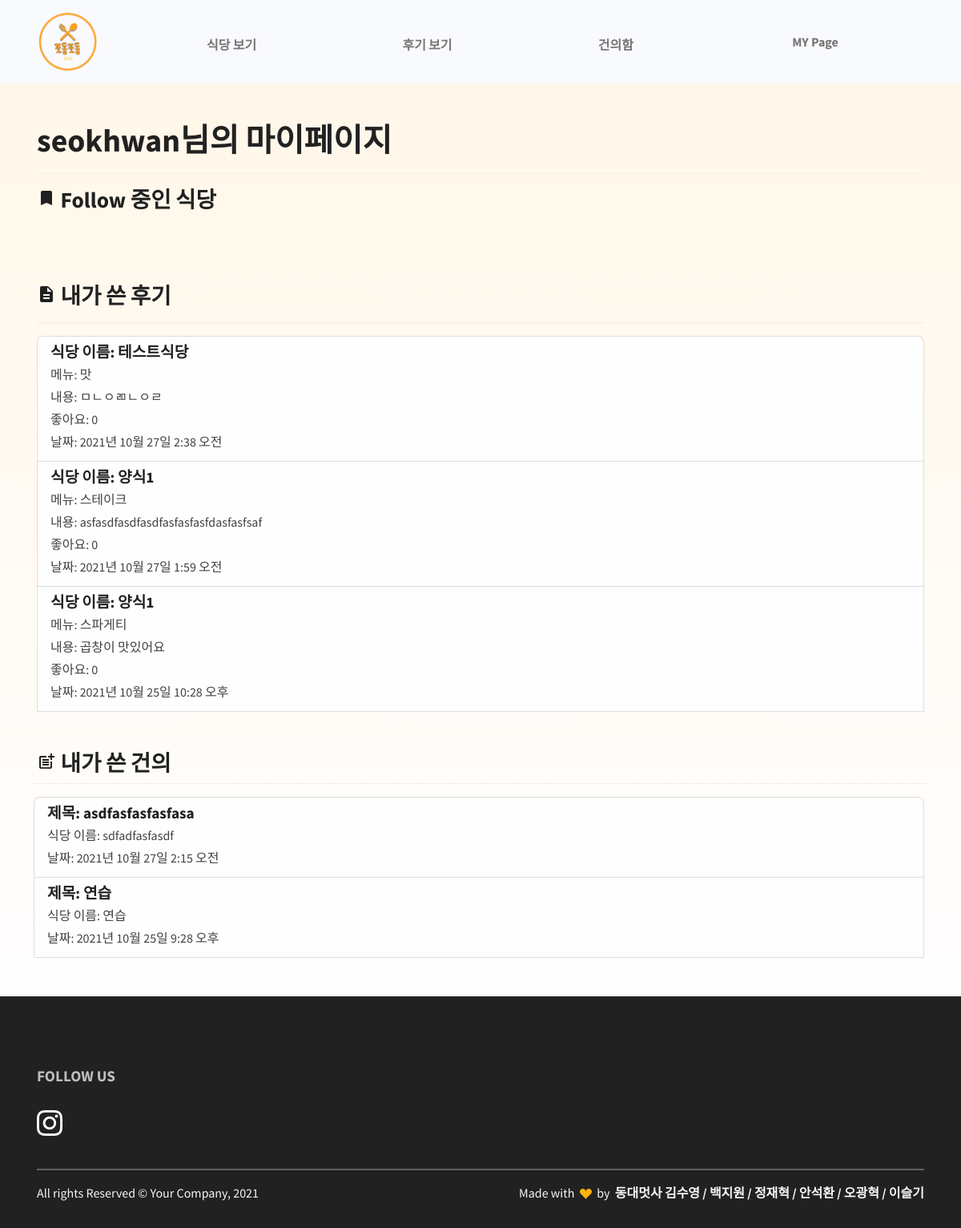
The page /users/8/mypage/ (signed in) on the database as committed earlier.
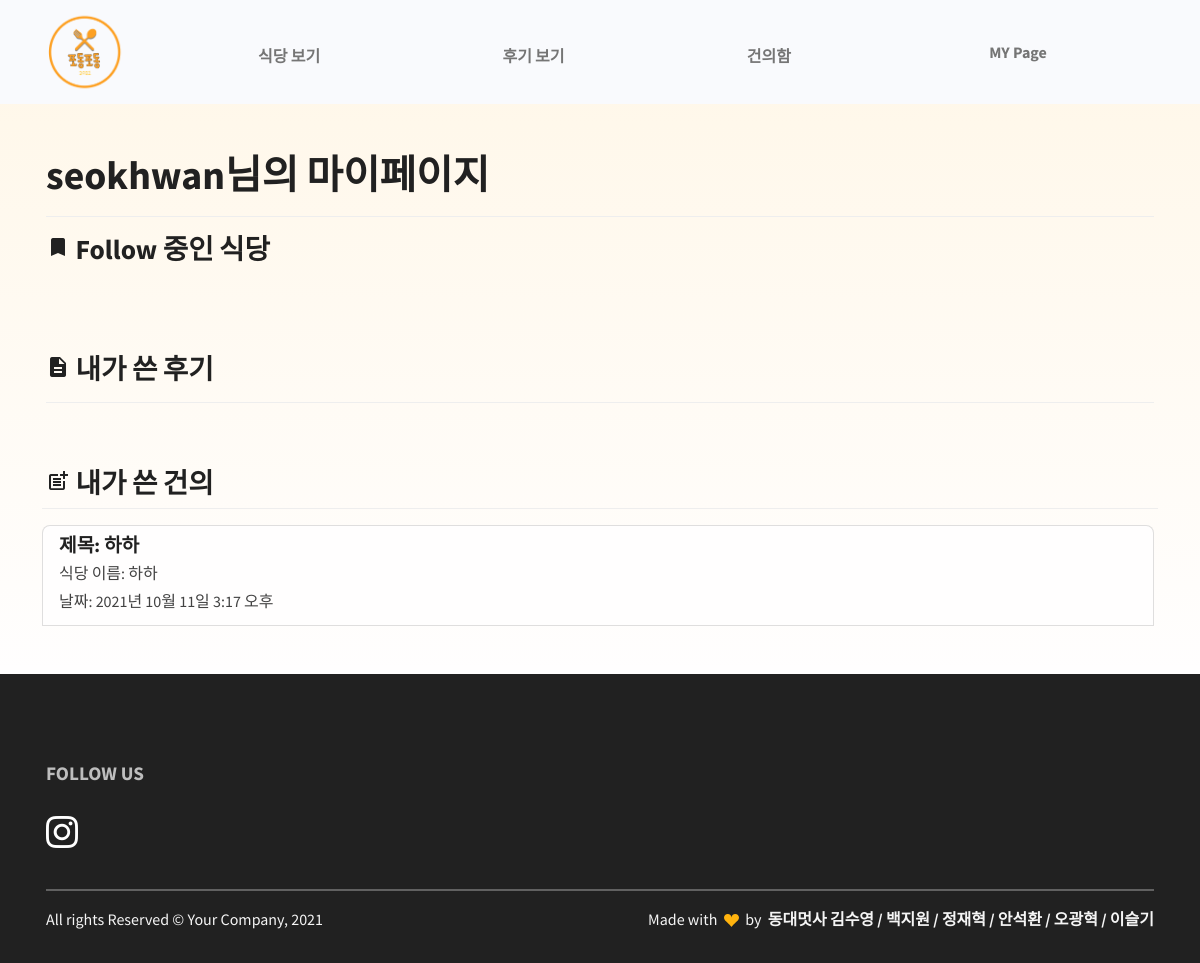
The same page on the database as committed later.
### restaurant/models.py (models this page shows, shortened)
class Comment(models.Model):
    id = models.AutoField(primary_key=True)
    restaurant = models.ForeignKey(Restaurant, on_delete=models.CASCADE)
    menu = models.ForeignKey(FoodMenu, on_delete=models.CASCADE)
    content = models.TextField()
    thumbnail = models.ImageField(upload_to='comment/', blank=True)
    created_at = models.DateTimeField(auto_now_add=True)
    like_users = models.ManyToManyField(settings.AUTH_USER_MODEL, blank=True, related_name="like_comments")
    hate_users = models.ManyToManyField(settings.AUTH_USER_MODEL, blank=True, related_name="hate_comments")
    user = models.ForeignKey(settings.AUTH_USER_MODEL, on_delete=models.CASCADE, null=True)

class Restaurant(models.Model):
    id = models.AutoField(primary_key=True)
    category = models.ForeignKey(Category, on_delete=models.CASCADE)
    name = models.CharField(max_length=30)
    location = models.CharField(max_length=100, blank=True)
    phone_number = models.CharField(max_length=15, blank=True)
    business_hour = models.CharField(max_length=150, blank=True)
    thumbnail = models.ImageField(upload_to='images/', blank=True)
    follow_users = models.ManyToManyField(settings.AUTH_USER_MODEL, blank=True, related_name="follow_restaurants")

class FoodMenu(models.Model):
    id = models.AutoField(primary_key=True)
    restaurant = models.ForeignKey(Restaurant, on_delete=models.CASCADE)
    name = models.CharField(max_length=20)
    price = models.CharField(max_length=20)
    def __str__(self):
        return self.name

### board/models.py (models this page shows, shortened)
class Board(models.Model):
    id = models.AutoField(primary_key=True)
    title = models.CharField(max_length=2000)
    cafeteria = models.CharField(max_length=2000)
    writer = models.ForeignKey(User, on_delete=models.CASCADE)
    date = models.DateTimeField()
    body = models.TextField()

### users/views.py (the view)
# urls.py: path("<int:id>/mypage/", views.mypage, name="mypage"),
def mypage(request,id):
    user = request.user
    context = {
        'user':user,
        'boards':Board.objects.filter(writer=user).order_by('-date'),
        'comments':Comment.objects.filter(user=user).order_by("-created_at"),
    }
    return render(request, 'users/mypage.html',context)

### users/templates/users/mypage.html (shortened to what this page needs)
{% extends 'base.html' %}
{% load static %}
{% block content %}
<link rel="stylesheet" href="{% static 'css/components/restaurant_search.css'%}">
<section class="py-0 bg-primary-gradient">
    <div class="container">
        <br>
        <h1 style = 'margin-top:8rem;'>{{user.username}}님의 마이페이지</h1><hr>
        <div class = 'row gx-2'>
            <h3><i class = 'material-icons'>bookmark</i> Follow 중인 식당</h3>
            <br><br><br>
            <div class="list-group">
                <br><br>
            </div>
        </div>
        <div>
            <h3><i class = 'material-icons'>description</i> 내가 쓴 후기</h3><hr>
            <div class = 'list-group'>
                {% for comment in comments %}
                <a class="list-group-item list-group-item-action" href = "{% url 'restaurant:restaurant_detail' comment.restaurant.id %}">
                    <div class="d-flex w-100 justify-content-between">
                        <h5 class="mb-1">식당 이름: {{comment.restaurant.name}}</h5><br>
                    </div>
                        <p class="mb-1">메뉴: {{comment.menu}}<br></p>
                        <p class = 'mb-1'>내용: {{comment.content}}<br></p>
                        <p class = 'mb-1'>좋아요: {{comment.like_users.count}}<br></p>
                        <p class = 'mb-1'>날짜: {{comment.created_at}}<br></p>
                </a>
                {% endfor %}
            <br><br>
            </div>
        </div>
        <div class = 'row gx-2'>
            <h3><i class = 'material-icons'>post_add</i> 내가 쓴 건의</h3><hr>
            <div class = 'list-group'>
                {% for board in boards %}
                <a class="list-group-item list-group-item-action" href = "{% url 'board:request_detail' board.id %}">
                    <div class="d-flex w-100 justify-content-between">
                        <h5 class="mb-1">제목: {{board.title}}</h5><br>
                    </div>
                        <p class="mb-1">식당 이름: {{board.cafeteria}}<br></p>
                        <p class = 'mb-1'>날짜: {{board.date}}<br></p>
                </a>
                {% endfor %}
                <br><br>
            </div>
        </div>
    </div>
</section>
{% endblock %}

Rows that differ between the two databases and show on the page:
removed Comment: restaurant.name "테스트식당", menu "맛", content "ㅁㄴㅇㄻㄴㅇㄹ", like_users.count "0", created_at "2021년 10월 27일 2:38 오전"
no longer on this page (row edited): Comment: restaurant.name "양식1", menu "스테이크", content "asfasdfasdfasdfasfasfasfdasfasfsaf", like_users.count "0", created_at "2021년 10월 27일 1:59 오전"
removed Comment: restaurant.name "양식1", menu "스파게티", content "곱창이 맛있어요", like_users.count "0", created_at "2021년 10월 25일 10:28 오후"
removed Board: title "asdfasfasfasfasa", cafeteria "sdfadfasfasdf", date "2021년 10월 27일 2:15 오전"
no longer on this page (row edited): Board: title "연습", cafeteria "연습", date "2021년 10월 25일 9:28 오후"
added Board: title "하하", cafeteria "하하", date "2021년 10월 11일 3:17 오후"
